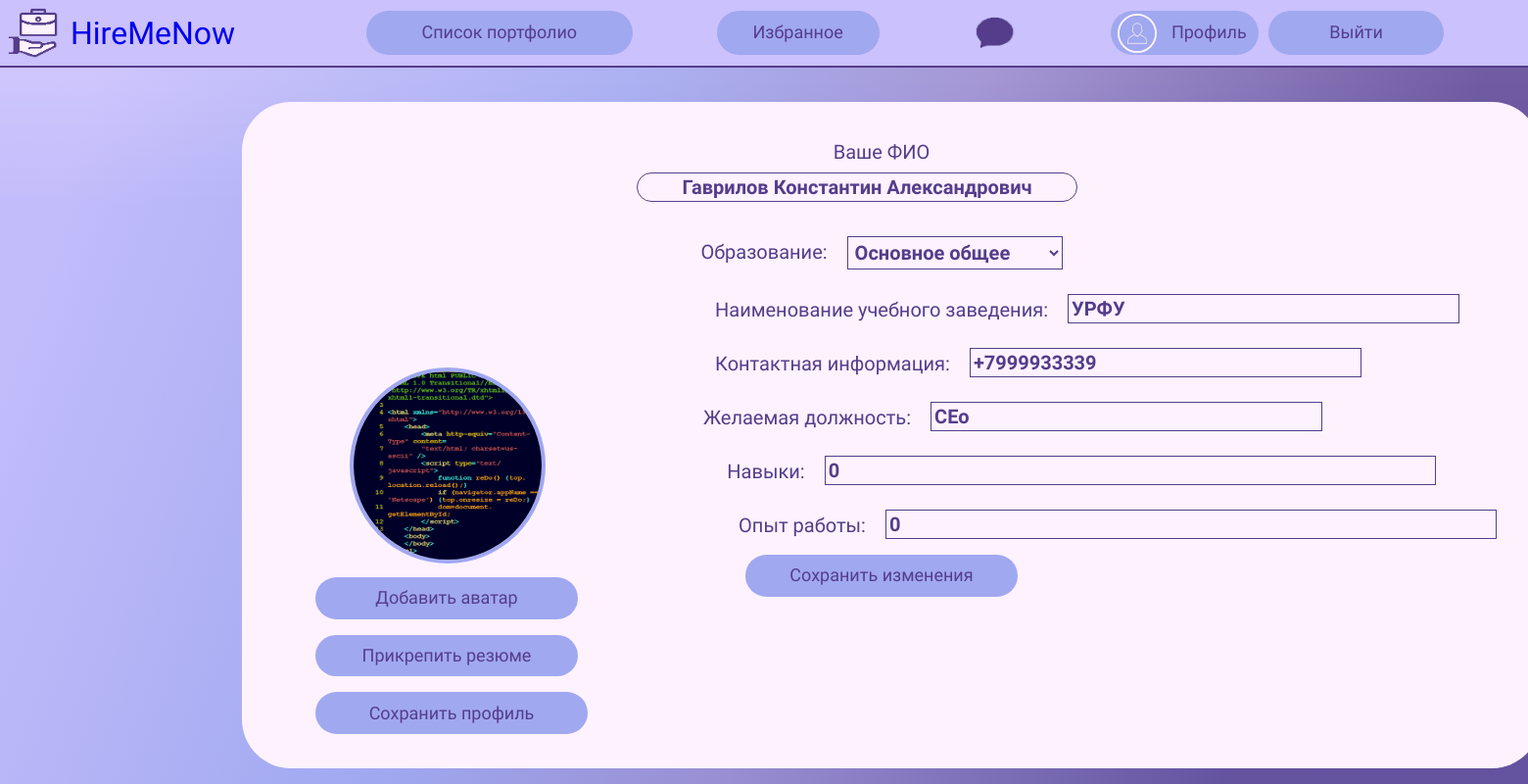
The page /edit-profile/ (signed in) on the database its author committed.
### mainApp/models.py (models this page shows, shortened)
class userProfile(models.Model):
    user = models.OneToOneField(User, null=True, on_delete=models.CASCADE)
    resume = models.FileField(upload_to='files/', validators=[FileExtensionValidator(allowed_extensions=['pdf'])],
                              blank=True)
    avatar = models.ImageField(upload_to='images/', default='../static/img/profile.png',
                               validators=[FileExtensionValidator(allowed_extensions=['png', 'jpg', 'jpeg'])],
                               blank=True)
    fullName = models.CharField(max_length=100, blank=False, default='ИмяПользователя')
    education = models.CharField(max_length=100, blank=False, default='похоже, тут ничего нет...')
    edu_base = models.CharField(max_length=100, blank=False, default='похоже, тут ничего нет...')
    contacts = models.CharField(max_length=250, blank=False, default='похоже, тут ничего нет...')
    level = models.CharField(max_length=100, blank=False, default='похоже, тут ничего нет...')
    chars = models.CharField(max_length=150, blank=False, default='похоже, тут ничего нет...')
    exp = models.CharField(max_length=200, blank=False, default='похоже, тут ничего нет...')

### mainApp/views.py (the view, shortened to what this page needs)
# urls.py: path('edit-profile/', views.edit_profile, name='edit-profile'),
def edit_profile(request):
    user_profile = userProfile.objects.get(user=request.user)
    if request.method == 'POST' and 'text-data' in request.POST:
        cho = request.POST.get('edu-base')
        school = request.POST.get('school-inputs')
        contacts = request.POST.get('contacts-input')
        role = request.POST.get('role-input')
        skills = request.POST.get('skills-input')
        exp = request.POST.get('exp-input')
        user_profile.fullName = request.POST.get('user-name')
        user_profile.education = cho
        user_profile.edu_base = school
        user_profile.contacts = contacts
        user_profile.level = role
        user_profile.chars = skills
        user_profile.exp = exp
        user_profile.save()
        return redirect('edit-profile')
    else:
        return render(request, 'edit-profile.html', {'user_profile': user_profile})

### templates/edit-profile.html (shortened to what this page needs)
{% load static %}
<!DOCTYPE html>
<html lang="ru" dir="ltr">
  <head>
    <link rel="stylesheet" href="{% static 'css/edit-profile.css' %}">
    <link rel="stylesheet" href="{% static 'css/no_underline.css' %}">
  </head>
  <div id="nav-bar">
		<a href="{% url 'home' %}" id="header">
			<img id="main-logo" src="{% static 'img/logo.png'%}" alt="logo">
			<h1 id="name">HireMeNow</h1>
		</a>
		<div id="buttons">
			<a href="{% url 'portfolio-list' %}" class="btn" id="portfolio-list">Список портфолио</a>
			<a href="{% url 'favorite' %}" class="btn" id="favorite">Избранное</a>
			<a href="{% url 'chat_template' %}" id="chat">
			<img src="{% static 'img/chat.png' %}" width="65px" alt="chat">
			</a>
            {% if user.is_authenticated %}
            <div id="enter">
				<a href="{% url 'profile' request.user.username %}" class="btn" id="profile"><img id="profile-picture" src="{% static 'img/profile.png' %}" width="40px">Профиль</a>
				<a href="{% url 'logout' %}" class="btn" id="logout">Выйти</a>
			</div>
            {% else %}
			<div id="enter">
				<a href="{% url 'register' %}" class="btn" id="reg">Регистрация</a>
				<a href="{% url 'login' %}" class="btn" id="log">Вход</a>
			</div>
            {% endif %}
		</div>
	</div>
    <div class="holder">
        <div class="hero">
            <form class="info" method="POST">
                <h5>Ваше ФИО</h5>
                <input name="user-name" id="user-name" type="text" value="{{ user_profile.fullName }}" placeholder="Введите фио">
                <div id="education">
                    <h5 class="info-labels">Образование:</h5>
                    <select name='edu-base' id="edu-select">
                        <option value="Основное общее">Основное общее</option>
                    </select>
                </div>
                <div id="school-name">
                    <h5>Наименование учебного заведения:</h5>
                    <input name="school-inputs" class="info-inputs" id="school-input" type="text" value="{{ user_profile.edu_base }}">
                </div>
                <div id="contacts">
                    <h5>Контактная информация:</h5>
                    <input name="contacts-input" class="info-inputs" id="contacts-input" type="text" value="{{ user_profile.contacts }}">
                </div>
                <div id="fav-role">
                    <h5>Желаемая должность:</h5>
                    <input name="role-input" class="info-inputs" id="role-input" type="text" value="{{ user_profile.level }}">
                </div>
                <div id="skills">
                    <h5>Навыки:</h5>
                    <input name="skills-input" class="info-inputs" id="skills-input" type="text" value="{{ user_profile.chars }}">
                </div>
                <div id="exp">
                    <h5>Опыт работы:</h5>
                    <input name="exp-input" class="info-inputs" id="exp-input" type="text" value="{{ user_profile.exp }}">
                </div>
                <div>
                    <button id="edit-profile" class="avatar-header-btn" type="submit" name="text-data">Сохранить изменения</button>
                </div>
            </form>
            <div class="avatar-header">
                <img class="avatar" src="{{ user_profile.avatar.url }}">
                <div class="btn-wrap">
                    <form method="POST" enctype="multipart/form-data">
                        <label for="avatar-input" id="avatar-btn">Добавить аватар</label>
                        <label for="resume-input" id="resume-btn">Прикрепить резюме</label>
                        <button class="avatar-header-btn" id="edit-profile" type="submit" name="image-data">Сохранить профиль</button>
                    </form>
                </div>
            </div>
        </div>
        </div>
	</body>
</html>

### static/css/no_underline.css (style rules this page uses)
a { text-decoration: none; }

### rows shown on the page
userProfile: user-name "Гаврилов Константин Александрович", school-inputs "УРФУ", contacts-input "+7999933339", role-input "CEo", skills-input "0", exp-input "0", avatar (picture)
